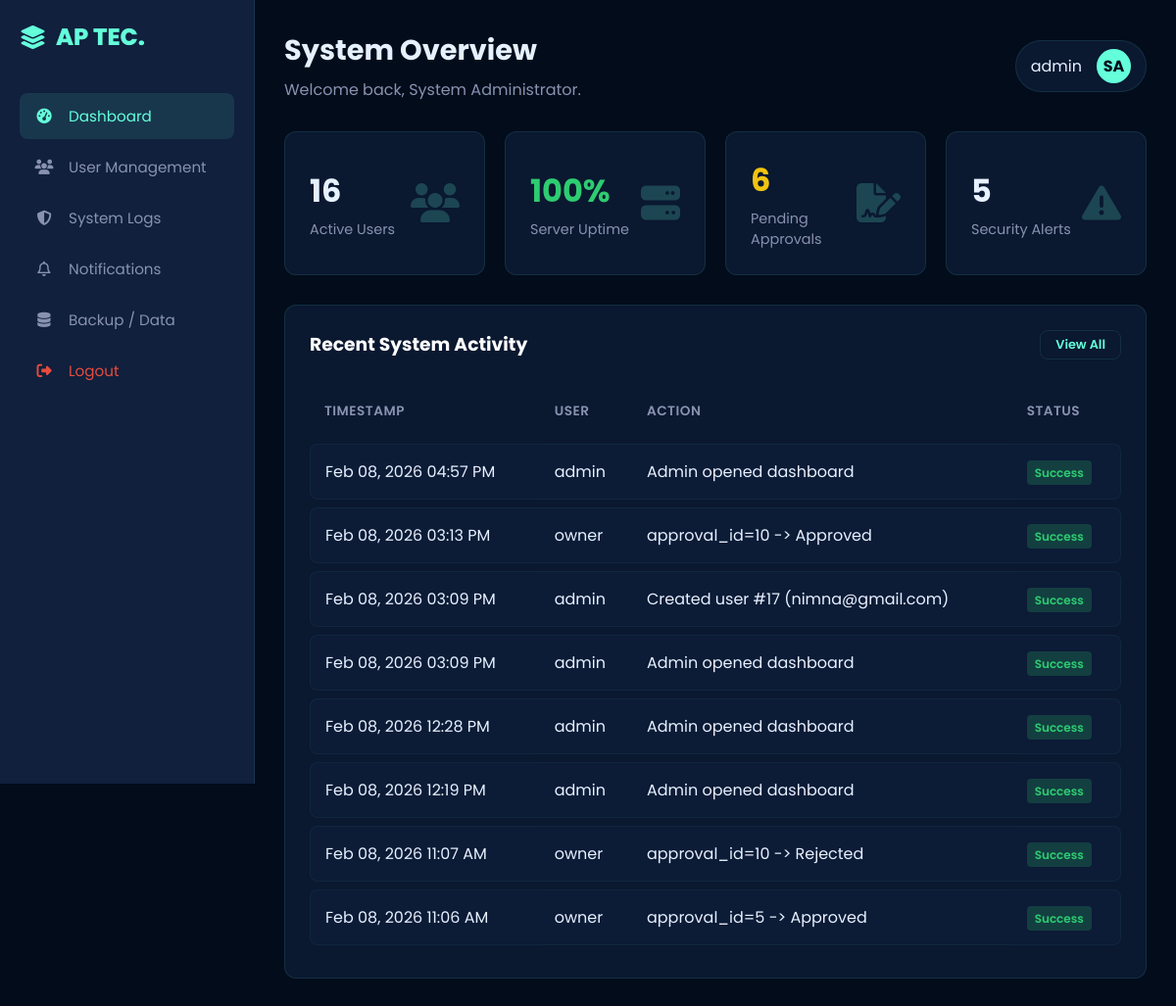
The app's page /html/admin_dashboard.php (signed in) with its own data.
### tables this page shows
CREATE TABLE `users` (
  `user_id` int(11) NOT NULL AUTO_INCREMENT,
  `username` varchar(50) NOT NULL,
  `password_hash` varchar(255) NOT NULL,
  `full_name` varchar(100) NOT NULL,
  `email` varchar(100) NOT NULL,
  `role` enum('Admin','Owner','Employee','Customer') NOT NULL,
  `avatar_initials` varchar(5) DEFAULT 'U',
  `avatar_color` varchar(20) DEFAULT '#0d2c4d',
  `phone` varchar(20) DEFAULT NULL,
  `address` text DEFAULT NULL,
  `status` enum('Active','Inactive','Banned') DEFAULT 'Active',
  `created_at` timestamp NOT NULL DEFAULT current_timestamp(),
  PRIMARY KEY (`user_id`),
  UNIQUE KEY `username` (`username`),
  UNIQUE KEY `email` (`email`)
);

CREATE TABLE `system_logs` (
  `log_id` int(11) NOT NULL AUTO_INCREMENT,
  `level` enum('INFO','WARNING','ERROR') NOT NULL,
  `module` varchar(50) DEFAULT NULL,
  `message` text NOT NULL,
  `user_id` int(11) DEFAULT NULL,
  `ip_address` varchar(45) DEFAULT NULL,
  `created_at` timestamp NOT NULL DEFAULT current_timestamp(),
  PRIMARY KEY (`log_id`)
);

### php/auth.php (called while the page is built, shortened)
<?php
require_once __DIR__ . "/db.php";
function norm_role(string $r): string {
    return strtolower(trim($r));
}
function require_login(string|array $roles = []): array
{
    global $pdo;
    $uid = (int)($_SESSION["user_id"] ?? 0);
    $stmt = $pdo->prepare("
        SELECT user_id, username, full_name, role, status, email
        FROM users
        WHERE user_id = :uid
        LIMIT 1
    ");
    $stmt->execute([":uid" => $uid]);
    $user = $stmt->fetch(PDO::FETCH_ASSOC);
    $allowed = is_array($roles) ? $roles : [$roles];
    $allowed = array_values(array_filter(array_map(
        fn($r) => norm_role((string)$r),
        $allowed
    )));
    $userRole = norm_role((string)($user["role"] ?? ""));
    return $user;
}

### html/admin_dashboard.php (the view, shortened to what this page needs)
<?php
require_once __DIR__ . "/../php/auth.php";
require_once __DIR__ . "/../php/db.php";
$user = require_login(["Admin"]);
try {
    $activeUsers = (int)$pdo->query("SELECT COUNT(*) FROM users WHERE status='Active'")->fetchColumn();
} catch (Throwable $e) {
    $activeUsers = 0;
}
try {
    $pendingApprovals = (int)$pdo->query("SELECT COUNT(*) FROM approvals WHERE status='Pending'")->fetchColumn();
} catch (Throwable $e) {
    $pendingApprovals = 0;
}
try {
    $stmt = $pdo->prepare("
        SELECT COUNT(*)
        FROM system_logs
        WHERE level IN ('WARNING','ERROR')
          AND created_at >= (NOW() - INTERVAL 7 DAY)
    ");
    $stmt->execute();
    $securityAlerts = (int)$stmt->fetchColumn();
} catch (Throwable $e) {
    $securityAlerts = 0;
}
try {
    $totalStmt = $pdo->prepare("
        SELECT COUNT(*)
        FROM system_logs
        WHERE created_at >= (NOW() - INTERVAL 1 DAY)
    ");
    $totalStmt->execute();
    $totalLogs24h = (int)$totalStmt->fetchColumn();
    $errStmt = $pdo->prepare("
        SELECT COUNT(*)
        FROM system_logs
        WHERE level = 'ERROR'
          AND created_at >= (NOW() - INTERVAL 1 DAY)
    ");
    $errStmt->execute();
    $errors24h = (int)$errStmt->fetchColumn();
    if ($totalLogs24h <= 0) {
        $serverUptime = "100%";
    } else {
        $uptime = (1 - ($errors24h / max(1, $totalLogs24h))) * 100;
        $uptime = max(0, min(100, $uptime));
        $serverUptime = number_format($uptime, 0) . "%";
    }
} catch (Throwable $e) {
    $serverUptime = "0%";
}
try {
    $stmt = $pdo->query("
        SELECT
            sl.created_at,
            COALESCE(u.username, 'System') AS username,
            sl.message,
            sl.level,
            sl.module,
            sl.ip_address
        FROM system_logs sl
        LEFT JOIN users u ON u.user_id = sl.user_id
        ORDER BY sl.created_at DESC
        LIMIT 8
    ");
    $logs = $stmt->fetchAll(PDO::FETCH_ASSOC);
} catch (Throwable $e) {
    $logs = [];
}
function badge_class(string $level): array {
    $level = strtoupper(trim($level));
    return ["status-badge status-active", "Success"];
}
?>
<!DOCTYPE html>
<html lang="en">
<head>
    <link rel="stylesheet" href="https://cdnjs.cloudflare.com/ajax/libs/font-awesome/6.4.0/css/all.min.css">
    <link rel="stylesheet" href="../css/style.css">
</head>
<body>
<div class="dashboard-container">
    <aside class="sidebar">
        <div class="sidebar-brand">
            <i class="fa-solid fa-layer-group"></i> AP TEC.
        </div>
        <ul class="nav-menu">
            <li class="nav-item">
                <a href="admin_dashboard.php" class="nav-link active">
                    <i class="fa-solid fa-gauge-high"></i> Dashboard
                </a>
            </li>
            <li class="nav-item">
                <a href="user_management.php" class="nav-link">
                    <i class="fa-solid fa-users"></i> User Management
                </a>
            </li>
            <li class="nav-item">
                <a href="system_logs.php" class="nav-link">
                    <i class="fa-solid fa-shield-halved"></i> System Logs
                </a>
            </li>
            <li class="nav-item">
                <a href="notifications.php" class="nav-link">
                    <i class="fa-regular fa-bell"></i> Notifications
                </a>
            </li>
            <li class="nav-item">
                <a href="backup_data.php" class="nav-link">
                    <i class="fa-solid fa-database"></i> Backup / Data
                </a>
            </li>
            <li class="nav-item" style="margin-top: auto;">
                <a href="../php/logout.php" class="nav-link logout-btn" style="color: #e74c3c;">
                    <i class="fa-solid fa-right-from-bracket"></i> Logout
                </a>
            </li>
        </ul>
    </aside>
    <main class="main-content">
        <header class="top-bar">
            <div class="page-title">
                <h1>System Overview</h1>
                <p style="color: var(--secondary); margin-top: 6px;">
                    Welcome back, <?= htmlspecialchars(($user["full_name"] ?? "") ?: "Administrator") ?>.
                </p>
            </div>
            <div class="user-profile">
                <span><?= htmlspecialchars(($user["username"] ?? "") ?: "Admin") ?></span>
                <div class="user-avatar">
                    <?php
                        $name = (($user["full_name"] ?? "") ?: ($user["username"] ?? "") ?: "Admin");
                        $parts = preg_split('/\s+/', trim($name));
                        $first = $parts[0] ?? "A";
                        $second = $parts[1] ?? $first;
                        $initials = strtoupper(substr($first, 0, 1) . substr($second, 0, 1));
                        echo htmlspecialchars($initials);
                    ?>
                </div>
            </div>
        </header>
        <div class="dashboard-grid">
            <div class="stat-card">
                <div class="stat-info">
                    <h3><?= number_format($activeUsers) ?></h3>
                    <p>Active Users</p>
                </div>
                <div class="stat-icon">
                    <i class="fa-solid fa-users"></i>
                </div>
            </div>
            <div class="stat-card">
                <div class="stat-info">
                    <h3 style="color: #2ecc71;"><?= htmlspecialchars($serverUptime) ?></h3>
                    <p>Server Uptime</p>
                </div>
                <div class="stat-icon">
                    <i class="fa-solid fa-server"></i>
                </div>
            </div>
            <div class="stat-card">
                <div class="stat-info">
                    <h3 style="color: #f1c40f;"><?= number_format($pendingApprovals) ?></h3>
                    <p>Pending Approvals</p>
                </div>
                <div class="stat-icon">
                    <i class="fa-solid fa-file-signature"></i>
                </div>
            </div>
            <div class="stat-card">
                <div class="stat-info">
                    <h3><?= number_format($securityAlerts) ?></h3>
                    <p>Security Alerts</p>
                </div>
                <div class="stat-icon">
                    <i class="fa-solid fa-triangle-exclamation"></i>
                </div>
            </div>
        </div>
        <div class="dashboard-grid">
            <div class="wide-widget" style="grid-column: span 4;">
                <div style="display: flex; justify-content: space-between; margin-bottom: 20px;">
                    <h3 style="color: white;">Recent System Activity</h3>
                    <a href="system_logs.php" class="btn"
                       style="padding: 5px 15px; font-size: 0.8rem; border: 1px solid var(--border-glass); color: var(--primary); background: transparent; text-decoration:none;">
                        View All
                    </a>
                </div>
                <table class="table-responsive">
                    <thead>
                        <tr>
                            <th>Timestamp</th>
                            <th>User</th>
                            <th>Action</th>
                            <th>Status</th>
                        </tr>
                    </thead>
                    <tbody>
                        <?php if (empty($logs)): ?>
                            <tr>
                                <td colspan="4" style="color:#ccc;">No system activity yet.</td>
                            </tr>
                        <?php else: ?>
                            <?php foreach ($logs as $row): ?>
                                <?php
                                    [$cls, $label] = badge_class((string)$row["level"]);
                                    $time = date("M d, Y h:i A", strtotime((string)$row["created_at"]));
                                ?>
                                <tr>
                                    <td><?= htmlspecialchars($time) ?></td>
                                    <td><?= htmlspecialchars((string)$row["username"]) ?></td>
                                    <td><?= htmlspecialchars((string)$row["message"]) ?></td>
                                    <td><span class="<?= htmlspecialchars($cls) ?>"><?= htmlspecialchars($label) ?></span></td>
                                </tr>
                            <?php endforeach; ?>
                        <?php endif; ?>
                    </tbody>
                </table>
            </div>
        </div>
    </main>
</div>
</body>
</html>

### css/style.css (style rules this page uses)
:root { --bg-dark: #020c1b; --bg-card: rgba(17, 34, 64, 0.6); --primary: #64ffda; --secondary: #8892b0; --text-white: #e6f1ff; --text-dim: #a8b2d1; --border-glass: rgba(100, 255, 218, 0.1); --font-main: 'Poppins', sans-serif; --ease-out: cubic-bezier(0.23, 1, 0.32, 1); }
* { margin: 0; padding: 0; box-sizing: border-box; font-family: var(--font-main); scroll-behavior: smooth; }
body { background-color: var(--bg-dark); color: var(--text-white); overflow-x: hidden; background-image: linear-gradient(rgba(100, 255, 218, 0.03) 1px, transparent 1px), linear-gradient(90deg, rgba(100, 255, 218, 0.03) 1px, transparent 1px); background-size: 40px 40px; }
.btn { display: inline-flex; align-items: center; justify-content: center; gap: 8px; padding: 12px 24px; border-radius: 8px; font-size: 0.95rem; font-weight: 600; cursor: pointer; transition: all 0.3s cubic-bezier(0.25, 0.8, 0.25, 1); text-decoration: none; background: rgba(255, 255, 255, 0.03); border: 1px solid var(--border-glass); color: var(--secondary); }
.dashboard-container { display: flex; min-height: 100vh; background-color: var(--bg-dark); }
.sidebar { width: 260px; background: rgba(17, 34, 64, 0.95); backdrop-filter: blur(20px); border-right: 1px solid var(--border-glass); display: flex; flex-direction: column; padding: 20px; position: fixed; height: 100vh; z-index: 100; transition: 0.3s; }
.sidebar-brand { font-size: 1.5rem; color: var(--primary); font-weight: 800; margin-bottom: 40px; display: flex; align-items: center; gap: 10px; }
.nav-menu { list-style: none; flex: 1; }
.nav-item { margin-bottom: 5px; }
.nav-link { display: flex; align-items: center; gap: 15px; padding: 12px 15px; color: var(--secondary); text-decoration: none; border-radius: 8px; transition: 0.3s; font-size: 0.95rem; }
.nav-link:hover, .nav-link.active { background: rgba(100, 255, 218, 0.1); color: var(--primary); }
.nav-link i { width: 20px; text-align: center; }
.main-content { flex: 1; margin-left: 260px; padding: 30px; overflow-y: auto; }
.top-bar { display: flex; justify-content: space-between; align-items: center; margin-bottom: 30px; }
.page-title h1 { font-size: 1.8rem; color: var(--text-white); }
.user-profile { display: flex; align-items: center; gap: 15px; background: var(--bg-card); padding: 8px 15px; border-radius: 30px; border: 1px solid var(--border-glass); }
.user-avatar { width: 35px; height: 35px; background: var(--primary); border-radius: 50%; display: flex; align-items: center; justify-content: center; color: var(--bg-dark); font-weight: bold; }
.dashboard-grid { display: grid; grid-template-columns: repeat(4, 1fr); gap: 20px; margin-bottom: 30px; }
.stat-card { background: var(--bg-card); padding: 25px; border-radius: 12px; border: 1px solid var(--border-glass); display: flex; justify-content: space-between; align-items: center; }
.stat-info h3 { font-size: 2rem; color: var(--text-white); margin-bottom: 5px; }
.stat-info p { color: var(--secondary); font-size: 0.9rem; }
.stat-icon { font-size: 2.5rem; color: rgba(100, 255, 218, 0.2); }
.wide-widget { grid-column: span 2; background: var(--bg-card); padding: 25px; border-radius: 12px; border: 1px solid var(--border-glass); height: auto; min-height: 350px; }
.table-responsive { overflow-x: visible !important; }
.table-responsive { width: 100%; border-collapse: separate; border-spacing: 0 8px; margin-top: 10px; }
.table-responsive th { text-align: left; color: var(--secondary); font-weight: 600; padding: 15px; font-size: 0.85rem; letter-spacing: 0.5px; text-transform: uppercase; }
.table-responsive tbody tr { background: rgba(17, 34, 64, 0.4); transition: all 0.2s ease; }
.table-responsive td { padding: 15px; color: var(--text-white); border-top: 1px solid rgba(100, 255, 218, 0.05); border-bottom: 1px solid rgba(100, 255, 218, 0.05); }
.table-responsive td:first-child { border-left: 1px solid rgba(100, 255, 218, 0.05); border-top-left-radius: 8px; border-bottom-left-radius: 8px; }
.table-responsive td:last-child { border-right: 1px solid rgba(100, 255, 218, 0.05); border-top-right-radius: 8px; border-bottom-right-radius: 8px; }
.status-badge { padding: 4px 8px; border-radius: 4px; font-size: 0.75rem; font-weight: 600; }
.status-active { background: rgba(46, 204, 113, 0.2); color: #2ecc71; }
.sidebar { transition: transform 0.4s cubic-bezier(0.25, 0.8, 0.25, 1); transform: translateX(0); }
td { position: relative; }

### records on screen
users: full_name "System Administrator", username "admin", full_name "SA"
system_logs: created_at "Feb 08, 2026 04:57 PM", username "admin", message "Admin opened dashboard", label "Success"
system_logs: created_at "Feb 08, 2026 03:13 PM", username "owner", message "approval_id=10 -> Approved", label "Success"
system_logs: created_at "Feb 08, 2026 03:09 PM", username "admin", message "Created user #17 (nimna@gmail.com)", label "Success"
system_logs: created_at "Feb 08, 2026 03:09 PM", username "admin", message "Admin opened dashboard", label "Success"
system_logs: created_at "Feb 08, 2026 12:28 PM", username "admin", message "Admin opened dashboard", label "Success"
system_logs: created_at "Feb 08, 2026 12:19 PM", username "admin", message "Admin opened dashboard", label "Success"
system_logs: created_at "Feb 08, 2026 11:07 AM", username "owner", message "approval_id=10 -> Rejected", label "Success"
system_logs: created_at "Feb 08, 2026 11:06 AM", username "owner", message "approval_id=5 -> Approved", label "Success"

### other values on screen
$activeUsers "16"
$serverUptime "100%"
$pendingApprovals "6"
$securityAlerts "5"
